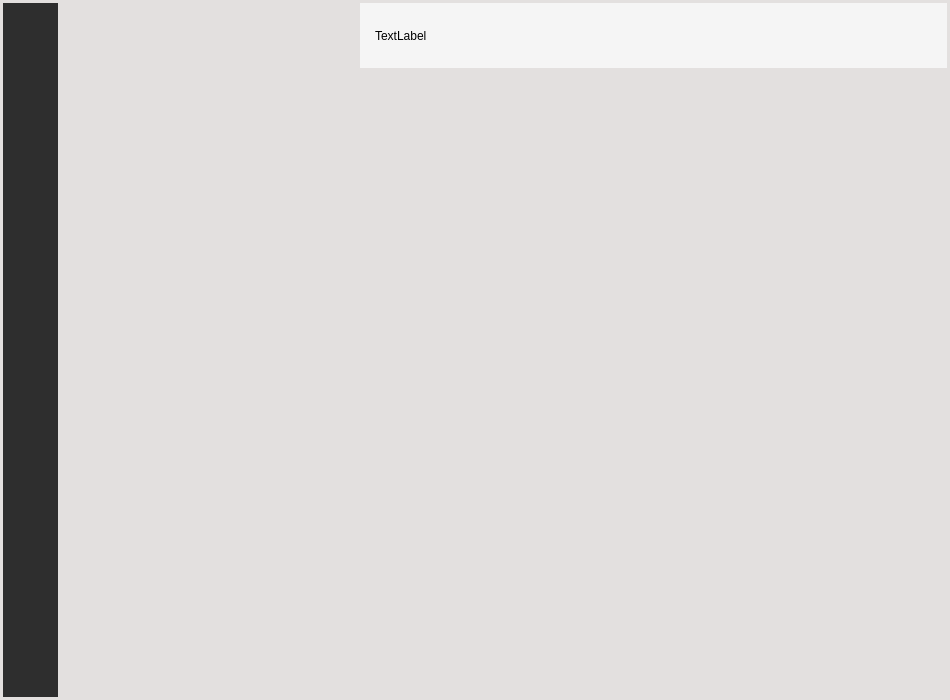
<?xml version="1.0" encoding="UTF-8"?>
<ui version="4.0">
 <class>Cell_Main</class>
 <widget class="QWidget" name="Cell_Main">
  <property name="geometry">
   <rect>
    <x>0</x>
    <y>0</y>
    <width>950</width>
    <height>700</height>
   </rect>
  </property>
  <property name="minimumSize">
   <size>
    <width>950</width>
    <height>700</height>
   </size>
  </property>
  <property name="windowTitle">
   <string>Cell_Main</string>
  </property>
  <property name="styleSheet">
   <string notr="true">QWidget#Cell_Main{background-color: rgb(227,224,223);
}
QPushButton#maximize{
border:none;
}
QPushButton#maximize:hover{
background-color: rgb(227,224,223);
}
</string>
  </property>
  <layout class="QGridLayout" name="gridLayout_2">
   <property name="leftMargin">
    <number>0</number>
   </property>
   <property name="topMargin">
    <number>0</number>
   </property>
   <property name="rightMargin">
    <number>0</number>
   </property>
   <property name="bottomMargin">
    <number>0</number>
   </property>
   <property name="spacing">
    <number>0</number>
   </property>
   <item row="0" column="0">
    <widget class="QWidget" name="main_widget" native="true">
     <layout class="QGridLayout" name="gridLayout_5">
      <property name="leftMargin">
       <number>3</number>
      </property>
      <property name="topMargin">
       <number>3</number>
      </property>
      <property name="rightMargin">
       <number>3</number>
      </property>
      <property name="bottomMargin">
       <number>3</number>
      </property>
      <property name="spacing">
       <number>1</number>
      </property>
      <item row="0" column="2">
       <widget class="QWidget" name="name_tag" native="true">
        <property name="minimumSize">
         <size>
          <width>0</width>
          <height>65</height>
         </size>
        </property>
        <property name="maximumSize">
         <size>
          <width>16777215</width>
          <height>65</height>
         </size>
        </property>
        <property name="styleSheet">
         <string notr="true">background-color: rgb(245,245,245);
</string>
        </property>
        <layout class="QGridLayout" name="gridLayout_6">
         <property name="leftMargin">
          <number>15</number>
         </property>
         <property name="topMargin">
          <number>0</number>
         </property>
         <property name="rightMargin">
          <number>0</number>
         </property>
         <property name="bottomMargin">
          <number>0</number>
         </property>
         <property name="spacing">
          <number>0</number>
         </property>
         <item row="0" column="2">
          <widget class="QPushButton" name="options">
           <property name="minimumSize">
            <size>
             <width>30</width>
             <height>30</height>
            </size>
           </property>
           <property name="maximumSize">
            <size>
             <width>30</width>
             <height>30</height>
            </size>
           </property>
           <property name="styleSheet">
            <string notr="true">QPushButton#options{
border:none;
}
QPushButton#options:hover{
background-color: rgb(208, 208, 208);
border:none;
}
QPushiButton#options:press{
background-color: rgb(157, 157, 157);
border:none;
}</string>
           </property>
           <property name="text">
            <string/>
           </property>
          </widget>
         </item>
         <item row="0" column="4">
          <widget class="QPushButton" name="maximize">
           <property name="minimumSize">
            <size>
             <width>30</width>
             <height>30</height>
            </size>
           </property>
           <property name="maximumSize">
            <size>
             <width>30</width>
             <height>30</height>
            </size>
           </property>
           <property name="styleSheet">
            <string notr="true">QPushButton#maximize{
border:none;
}
QPushButton#maximize:hover{
background-color: rgb(208, 208, 208);
border:none;
}
QPushiButton#maximizee:pressed{
background-color: rgb(157, 157, 157);
border:none;
}</string>
           </property>
           <property name="text">
            <string/>
           </property>
          </widget>
         </item>
         <item row="0" column="5">
          <widget class="QPushButton" name="shutdown">
           <property name="minimumSize">
            <size>
             <width>30</width>
             <height>30</height>
            </size>
           </property>
           <property name="maximumSize">
            <size>
             <width>30</width>
             <height>30</height>
            </size>
           </property>
           <property name="styleSheet">
            <string notr="true">QPushButton#shutdown{border:none;}
QPushButton#shutdown:hover{
background-color:rgb(255, 0, 46);
border:none;
}
</string>
           </property>
           <property name="text">
            <string/>
           </property>
          </widget>
         </item>
         <item row="0" column="3">
          <widget class="QPushButton" name="minimize">
           <property name="minimumSize">
            <size>
             <width>30</width>
             <height>30</height>
            </size>
           </property>
           <property name="maximumSize">
            <size>
             <width>30</width>
             <height>30</height>
            </size>
           </property>
           <property name="styleSheet">
            <string notr="true">QPushButton#minimize{
border:none;
}
QPushButton#minimize:hover{
background-color: rgb(208, 208, 208);
border:none;
}
QPushiButton#minimize:pressed{
background-color: rgb(157, 157, 157);
border:none;
}</string>
           </property>
           <property name="text">
            <string/>
           </property>
          </widget>
         </item>
         <item row="0" column="1">
          <spacer name="horizontalSpacer_4">
           <property name="orientation">
            <enum>Qt::Horizontal</enum>
           </property>
           <property name="sizeHint" stdset="0">
            <size>
             <width>437</width>
             <height>20</height>
            </size>
           </property>
          </spacer>
         </item>
         <item row="0" column="0" rowspan="2">
          <widget class="QLabel" name="name">
           <property name="minimumSize">
            <size>
             <width>400</width>
             <height>0</height>
            </size>
           </property>
           <property name="styleSheet">
            <string notr="true">font: 24pt &quot;Eras Bold ITC&quot;;</string>
           </property>
           <property name="text">
            <string>TextLabel</string>
           </property>
          </widget>
         </item>
         <item row="1" column="4">
          <spacer name="verticalSpacer">
           <property name="orientation">
            <enum>Qt::Vertical</enum>
           </property>
           <property name="sizeHint" stdset="0">
            <size>
             <width>20</width>
             <height>40</height>
            </size>
           </property>
          </spacer>
         </item>
        </layout>
       </widget>
      </item>
      <item row="1" column="2">
       <widget class="QWidget" name="chat" native="true"/>
      </item>
      <item row="0" column="1" rowspan="2">
       <widget class="QWidget" name="friend_2" native="true">
        <property name="minimumSize">
         <size>
          <width>300</width>
          <height>0</height>
         </size>
        </property>
        <property name="maximumSize">
         <size>
          <width>300</width>
          <height>16777215</height>
         </size>
        </property>
       </widget>
      </item>
      <item row="0" column="0" rowspan="2">
       <widget class="QWidget" name="side_bar" native="true">
        <property name="minimumSize">
         <size>
          <width>55</width>
          <height>0</height>
         </size>
        </property>
        <property name="maximumSize">
         <size>
          <width>55</width>
          <height>16777215</height>
         </size>
        </property>
        <property name="styleSheet">
         <string notr="true">background-color: rgb(46,46,46);</string>
        </property>
        <widget class="QWidget" name="verticalLayoutWidget">
         <property name="geometry">
          <rect>
           <x>0</x>
           <y>0</y>
           <width>61</width>
           <height>701</height>
          </rect>
         </property>
         <layout class="QVBoxLayout" name="verticalLayout">
          <item>
           <widget class="QPushButton" name="add">
            <property name="minimumSize">
             <size>
              <width>55</width>
              <height>55</height>
             </size>
            </property>
            <property name="maximumSize">
             <size>
              <width>55</width>
              <height>55</height>
             </size>
            </property>
            <property name="styleSheet">
             <string notr="true">QPushButton#add{border:none;}
QPushButton#add:hover{
border:none;
background-color: rgb(79, 79, 79);
}</string>
            </property>
            <property name="text">
             <string/>
            </property>
           </widget>
          </item>
          <item>
           <spacer name="verticalSpacer_2">
            <property name="orientation">
             <enum>Qt::Vertical</enum>
            </property>
            <property name="sizeHint" stdset="0">
             <size>
              <width>20</width>
              <height>40</height>
             </size>
            </property>
           </spacer>
          </item>
          <item>
           <spacer name="verticalSpacer_4">
            <property name="orientation">
             <enum>Qt::Vertical</enum>
            </property>
            <property name="sizeHint" stdset="0">
             <size>
              <width>20</width>
              <height>40</height>
             </size>
            </property>
           </spacer>
          </item>
          <item>
           <widget class="QPushButton" name="change_color">
            <property name="minimumSize">
             <size>
              <width>55</width>
              <height>55</height>
             </size>
            </property>
            <property name="maximumSize">
             <size>
              <width>55</width>
              <height>55</height>
             </size>
            </property>
            <property name="styleSheet">
             <string notr="true">QPushButton#change_color{border:none;}
QPushButton#change_color:hover{
border:none;
background-color: rgb(79, 79, 79);
}</string>
            </property>
            <property name="text">
             <string/>
            </property>
           </widget>
          </item>
          <item>
           <spacer name="verticalSpacer_3">
            <property name="orientation">
             <enum>Qt::Vertical</enum>
            </property>
            <property name="sizeHint" stdset="0">
             <size>
              <width>20</width>
              <height>40</height>
             </size>
            </property>
           </spacer>
          </item>
         </layout>
        </widget>
       </widget>
      </item>
     </layout>
    </widget>
   </item>
  </layout>
 </widget>
 <layoutdefault spacing="6" margin="11"/>
 <resources/>
 <connections/>
</ui>
